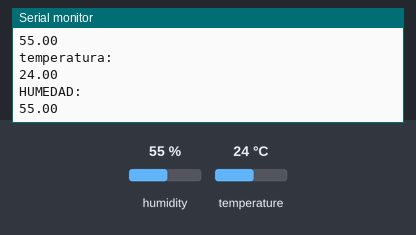
This sketch was run on a simulated ESP8266 (NodeMCU). Parts: the last lines printed to the serial monitor. The inputs (shaded band) are chosen by the test bench; at power-on: humidity 55 %, temperature 24 °C.

Above: at 2.8 s.
2.9 s: humidity set to 22 %
At 4.4 s:
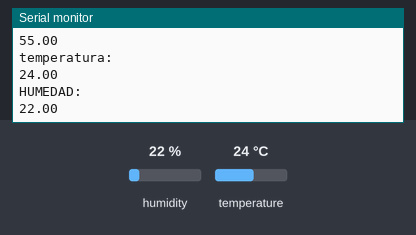
5.6 s: temperature set to 12 °C
At 6.4 s:
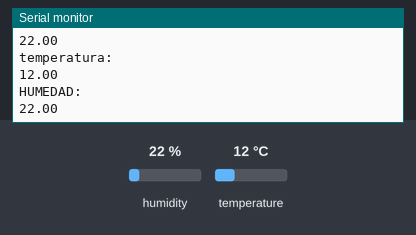
8.3 s: humidity set to 40 %
At 10.4 s:
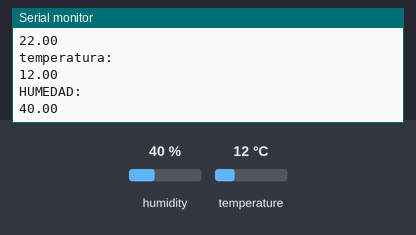
Timing chart, 0 to 11.9 s (numbered marks = the images above; inputs shaded):
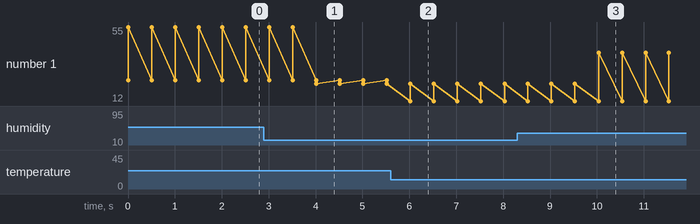

The sketch:

pruebas_de_sensor_de_humedad.ino
```cpp
#include <DHT.h>
#include <ESP8266WiFi.h>
#include <Arduino.h>
#define DHTPIN 2
DHT dht(DHTPIN,DHT22);


void setup() {
 Serial.begin(115200);
 dht.begin();
}

void loop() {
 float TEMPERATURA=dht.readTemperature();
  float HUMEDAD=dht.readHumidity();
  Serial.println("temperatura:");
  Serial.println(TEMPERATURA);
   Serial.println("HUMEDAD:");
    Serial.println(HUMEDAD);
  delay(500);

}
```

Measured:
- after the input at 2.9 s, the serial monitor: prints a new line after 1.1 s (image 1)
- after the input at 5.6 s, the serial monitor: prints a new line after 0.42 s (image 2)
- after the input at 8.3 s, the serial monitor: prints a new line after 1.7 s (image 3)
- plotted number 1: 55 → 22 after the input at 2.9 s, 22 → 40 after the input at 8.3 s
